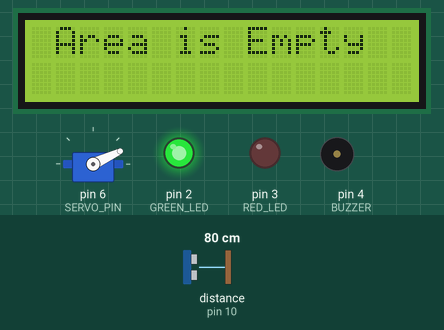
Recording of a sketch running on a simulated Arduino Uno, built with avr-gcc and run on an emulated ATmega328P. Shown: servo, 16×2 character LCD, output pins drawn as LEDs (lit = HIGH), buzzer (waves = sounding, pin HIGH). Wiring (inferred from the names in the program): ultrasonic range finder: trigger pin 9; echo pin 10. Inputs (shaded band) come from the test bench; at power-on: distance to the obstacle (sensor on pin 10) 80 cm. The echo pulse lasts 58.3 µs per cm; pins used as bus, display or sensor lines are not drawn.

Above: at 3.26 s.
3.3 s: distance to the obstacle (sensor on pin 10) set to 24 cm
4.9 s: distance to the obstacle (sensor on pin 10) set to 20 cm
At 5.3 s:
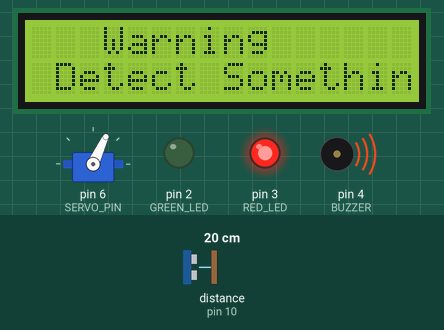
6.4 s: distance to the obstacle (sensor on pin 10) set to 250 cm
At 6.59 s:
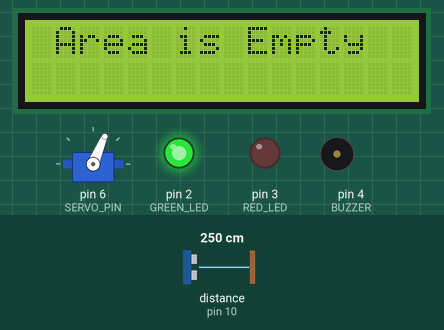
8.1 s: distance to the obstacle (sensor on pin 10) set to 2 cm
At 8.9 s:
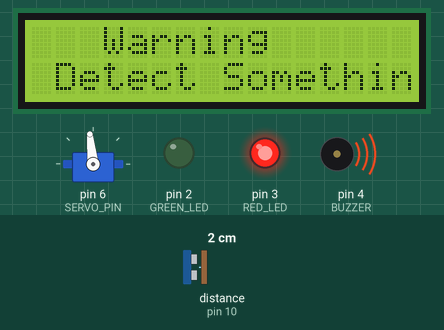
9.6 s: distance to the obstacle (sensor on pin 10) set to 35 cm
At 9.78 s:
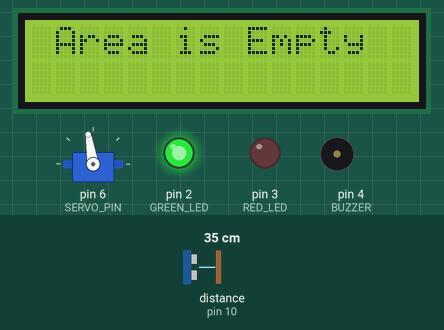
11.4 s: distance to the obstacle (sensor on pin 10) set to 4 cm
At 12.9 s:
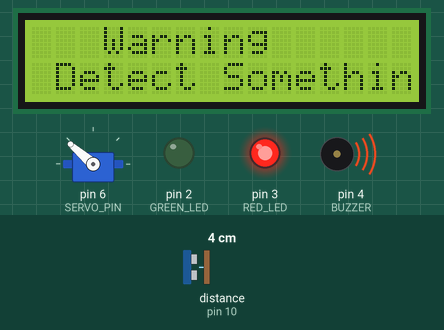
Timing chart, 0 to 13.9 s (numbered marks = the images above; inputs shaded):
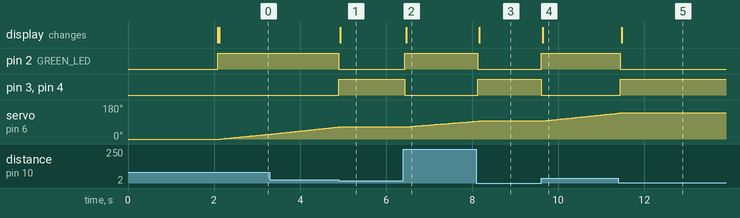

Measured:
- the behaviour switches between 22 and 21 cm on distance to the obstacle (sensor on pin 10) (found by bisection; images 0 and 1)
- after the input at 4.9 s, pin 2 (GREEN_LED): HIGH → LOW at once; pin 3 (RED_LED), pin 4 (BUZZER): LOW → HIGH at once; servo on pin 6 (SERVO_PIN): goes on until 4.9 s, then stays 65°; the display: changes at once (image 1)
- after the input at 6.4 s, pin 2 (GREEN_LED): LOW → HIGH at once; pin 3 (RED_LED), pin 4 (BUZZER): HIGH → LOW at once; servo on pin 6 (SERVO_PIN): moves from 65° to 94° over 1.5 s, starting after 0.12 s; the display: changes after 0.07 s (image 2)
- after the input at 8.1 s, pin 2 (GREEN_LED): HIGH → LOW at once; pin 3 (RED_LED), pin 4 (BUZZER): LOW → HIGH at once; servo on pin 6 (SERVO_PIN): goes on until 8.2 s, then stays 96°; the display: changes after 0.07 s (image 3)
- after the input at 9.6 s, pin 2 (GREEN_LED): LOW → HIGH at once; pin 3 (RED_LED), pin 4 (BUZZER): HIGH → LOW at once; servo on pin 6 (SERVO_PIN): moves from 96° to 137° over 1.7 s, starting after 0.08 s; the display: changes at once (image 4)
- after the input at 11.4 s, pin 2 (GREEN_LED): HIGH → LOW at once; pin 3 (RED_LED), pin 4 (BUZZER): LOW → HIGH at once; servo on pin 6 (SERVO_PIN): goes on until 11.5 s, then stays 139°; the display: changes after 0.08 s (image 5)

The sketch:

Radar_Code_For_Arduino_Lcd.ino
```cpp
#include <Wire.h>
#include <LiquidCrystal_I2C.h>
#include <Servo.h>

#define TRIG_PIN 9
#define ECHO_PIN 10
#define GREEN_LED 2
#define RED_LED 3
#define BUZZER 4
#define SERVO_PIN 6

LiquidCrystal_I2C lcd(0x27, 16, 2);  // Adjust if needed
Servo myServo;

int pos = 0;
int direction = 1;  // 1 = forward, -1 = backward

void setup() {
  pinMode(TRIG_PIN, OUTPUT);
  pinMode(ECHO_PIN, INPUT);
  pinMode(GREEN_LED, OUTPUT);
  pinMode(RED_LED, OUTPUT);
  pinMode(BUZZER, OUTPUT);

  myServo.attach(SERVO_PIN);
  myServo.write(pos);

  lcd.begin(16,2);
  lcd.backlight();
  lcd.setCursor(0, 0);
  lcd.print(" Sonar System ");
  delay(2000);
  lcd.clear();
}

long readDistance() {
  digitalWrite(TRIG_PIN, LOW);
  delayMicroseconds(2);
  digitalWrite(TRIG_PIN, HIGH);
  delayMicroseconds(10);
  digitalWrite(TRIG_PIN, LOW);
  long duration = pulseIn(ECHO_PIN, HIGH);
  return duration * 0.034 / 2;
}

void loop() {
  long distance = readDistance();

  if (distance > 20 || distance == 0) {
    // No object detected
    digitalWrite(GREEN_LED, HIGH);
    digitalWrite(RED_LED, LOW);
    digitalWrite(BUZZER, LOW);

    lcd.setCursor(0, 0);
    lcd.print(" Area is Empty ");
    lcd.setCursor(0, 1);
    lcd.print("                ");

    // Move servo faster (delay reduced)
    myServo.write(pos);
    delay(10);
    pos += direction;

    if (pos >= 180 || pos <= 0) {
      direction = -direction;
    }
  } else {
    // Object detected
    digitalWrite(GREEN_LED, LOW);
    digitalWrite(RED_LED, HIGH);
    digitalWrite(BUZZER, HIGH);

    lcd.setCursor(0, 0);
    lcd.print("   Warning      ");
    lcd.setCursor(0, 1);
    lcd.print(" Detect Something ");

    // Hold servo in place
    myServo.write(pos);
  }
}
```
